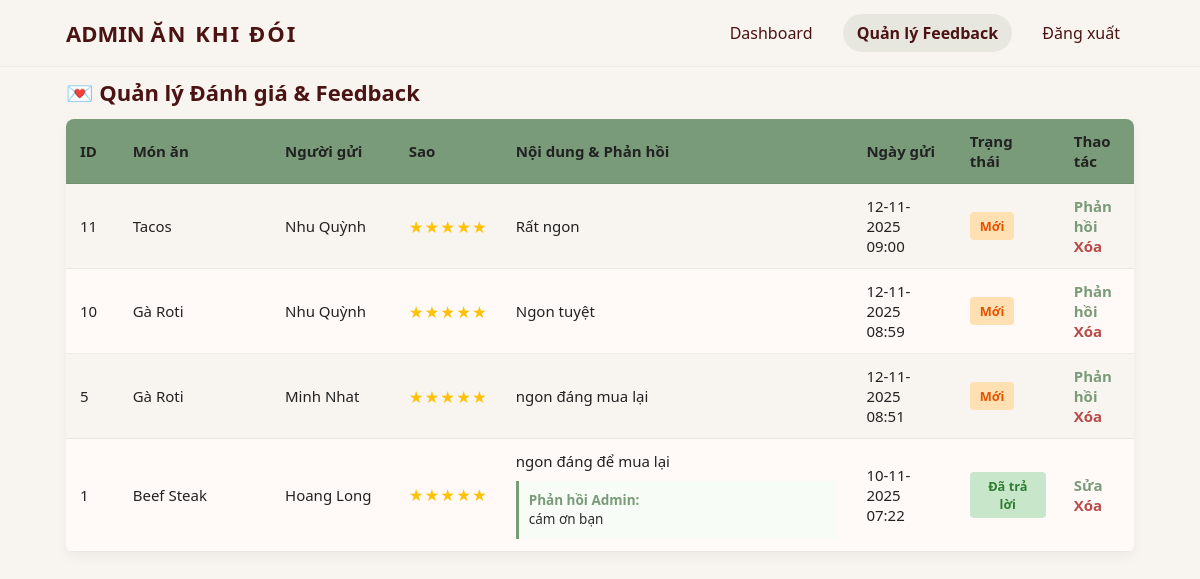
Page /admin/admin_view_feedback.php (signed in) on the committed database.
### tables this page shows
CREATE TABLE `feedback` (
  `id` int(10) UNSIGNED NOT NULL,
  `customer_id` int(10) UNSIGNED NOT NULL,
  `food_id` int(10) UNSIGNED NOT NULL,
  `reviewer_name` varchar(255) DEFAULT NULL,
  `message` text NOT NULL,
  `response` text DEFAULT NULL,
  `rating` int(11) DEFAULT NULL CHECK (`rating` between 1 and 5),
  `created_at` timestamp NOT NULL DEFAULT current_timestamp(),
  `responded_at` timestamp NULL DEFAULT NULL
);

CREATE TABLE `foods` (
  `id` int(10) UNSIGNED NOT NULL,
  `category_id` int(10) UNSIGNED NOT NULL,
  `name` varchar(100) NOT NULL,
  `description` text DEFAULT NULL,
  `price` decimal(10,2) NOT NULL,
  `image` varchar(255) DEFAULT NULL,
  `available` tinyint(1) DEFAULT 1,
  `type` enum('normal','new','bestseller') DEFAULT 'normal',
  `created_at` timestamp NOT NULL DEFAULT current_timestamp()
);

CREATE TABLE `customers` (
  `id` int(10) UNSIGNED NOT NULL,
  `user_id` int(10) UNSIGNED NOT NULL,
  `full_name` varchar(255) DEFAULT NULL,
  `phone` varchar(20) DEFAULT NULL,
  `address` text DEFAULT NULL,
  `membership` enum('normal','silver','gold','vip') DEFAULT 'normal',
  `created_at` timestamp NOT NULL DEFAULT current_timestamp()
);

### admin/admin_view_feedback.php (the view, shortened to what this page needs)
<?php
include '../config.php';
$filter_status = $_GET['status'] ?? '';
$where_clause = '';
$feedback_query = "
    SELECT
        f.id, f.rating, f.message, f.created_at, f.response, f.reviewer_name,
        fd.name AS food_name,
        c.full_name,
        u.username
    FROM feedback f
    JOIN foods fd ON f.food_id = fd.id
    LEFT JOIN customers c ON f.customer_id = c.id
    LEFT JOIN users u ON c.user_id = u.id
    {$where_clause}
    ORDER BY f.created_at DESC
";
$result = $conn->query($feedback_query);
$title_suffix = ($filter_status === 'new') ? " Mới" : "";
?>
<!DOCTYPE html>
<html lang="vi">
<head>
    <link rel="stylesheet" href="admin_style.css">
</head>
<body>
    <header class="akd-admin-header">
        <div class="akd-header-inner">
            <div class="akd-brand">ADMIN <span>ĂN KHI ĐÓI</span></div>
            <nav class="akd-nav">
                <a href="admin_dashboard.php">Dashboard</a>
                <a href="admin_view_feedback.php" style="background:rgba(112,128,96,0.12); font-weight: bold;">Quản lý Feedback</a>
                <a href="admin_logout.php">Đăng xuất</a>
            </nav>
        </div>
    </header>
    <div class="page-title">💌 Quản lý Đánh giá & Feedback<?= $title_suffix ?></div>
    <div class="table-wrap">
        <?php if (!$result || $result->num_rows == 0): ?>
            <div class="akd-panel center">
                <p>Hiện chưa có đánh giá nào.</p>
            </div>
        <?php else: ?>
            <table class="styled-table">
                <thead>
                    <tr>
                        <th style="width: 5%;">ID</th>
                        <th style="width: 15%;">Món ăn</th>
                        <th style="width: 12%;">Người gửi</th>
                        <th style="width: 8%;">Sao</th>
                        <th style="width: 35%;">Nội dung & Phản hồi</th>
                        <th style="width: 10%;">Ngày gửi</th>
                        <th style="width: 10%;">Trạng thái</th>
                        <th style="width: 5%;">Thao tác</th>
                    </tr>
                </thead>
                <tbody>
                    <?php while($row = $result->fetch_assoc()): ?>
                    <?php
                        $sender_name = htmlspecialchars($row['full_name'] ?: $row['username'] ?: $row['reviewer_name'] ?: 'Khách ẩn danh');
                        $is_replied = !empty($row['response']);
                        $status_class = $is_replied ? 'status-replied-tag' : 'status-new-tag';
                        $status_text = $is_replied ? 'Đã trả lời' : 'Mới';
                    ?>
                    <tr>
                        <td><?= $row['id'] ?></td>
                        <td><?= htmlspecialchars($row['food_name']) ?></td>
                        <td><?= $sender_name ?></td>
                        <td><div class="rating-stars"><?= str_repeat('★', $row['rating'] ?? 0) ?></div></td>
                        <td>
                            <?= nl2br(htmlspecialchars($row['message'])) ?>
                            <?php if ($is_replied): ?>
                                <div class="admin-response">
                                    <strong>Phản hồi Admin:</strong><br>
                                    <?= nl2br(htmlspecialchars($row['response'])) ?>
                                </div>
                            <?php endif; ?>
                        </td>
                        <td><?= date('d-m-Y H:i', strtotime($row['created_at'])) ?></td>
                        <td><span class="status-tag <?= $status_class ?>"><?= $status_text ?></span></td>
                        <td class="actions-links">
                            <a href="admin_reply_feedback.php?id=<?= $row['id'] ?>" class="reply-btn">
                                <?= $is_replied ? 'Sửa' : 'Phản hồi' ?>
                            </a>
                            <a href="delete_feedback.php?id=<?= $row['id'] ?>" onclick="return confirm('Bạn chắc chắn muốn xóa?');" class="delete-btn">
                                Xóa
                            </a>
                        </td>
                    </tr>
                    <?php endwhile; ?>
                </tbody>
            </table>
        <?php endif; ?>
    </div>
</body>
</html>

### admin/admin_style.css (style rules this page uses)
:root { --be: #f8f5f0; --dark-brown: #4b1313; --accent: #7a9b7a; --muted: #d7ccc8; --text: #2d2d2d; --title: #f3e29a; }
* { box-sizing: border-box; }
body { margin: 0; font-family: "Segoe UI", Tahoma, Geneva, Verdana, sans-serif; background: var(--be); color: var(--text); }
.akd-admin-header { background: transparent; padding: 18px 0; border-bottom: 1px solid rgba(0, 0, 0, 0.04); }
.akd-header-inner { max-width: 1100px; margin: 0 auto; display: flex; justify-content: space-between; align-items: center; padding: 0 16px; }
.akd-brand { font-weight: 800; color: var(--dark-brown); font-size: 22px; }
.akd-brand span { letter-spacing: 2px; }
.akd-nav a { margin-left: 12px; padding: 8px 14px; border-radius: 22px; text-decoration: none; color: var(--dark-brown); background: transparent; }
.page-title { max-width: 1100px; margin: 10px auto 6px auto; padding: 0 16px; font-size: 22px; color: var(--dark-brown); font-weight: 800; }
.table-wrap { max-width: 1100px; margin: 12px auto; padding: 0 16px; }
.styled-table { width: 100%; border-collapse: collapse; background: transparent; border-radius: 8px; overflow: hidden; box-shadow: 0 6px 12px rgba(0, 0, 0, 0.04); }
.styled-table thead tr { background: var(--accent); color: #fff; }
.styled-table th, .styled-table td { padding: 12px 14px; text-align: left; font-size: 15px; border-bottom: 1px solid rgba(0, 0, 0, 0.06); color: #222; }
.styled-table tbody tr { background: var(--be); }
.styled-table tbody tr:nth-child(even) { background: #fffaf7; }
.rating-stars { color: #ffc107; font-size: 1.1em; letter-spacing: 1px; }
.status-tag { display: inline-block; padding: 5px 10px; border-radius: 4px; font-size: 0.85em; font-weight: 600; text-align: center; }
.status-new-tag { background-color: #ffe0b2; color: #e65100; }
.status-replied-tag { background-color: #c8e6c9; color: #2e7d32; }
.admin-response { margin-top: 10px; padding: 10px; border-left: 3px solid var(--accent); background-color: #f7fcf7; font-size: 0.9em; line-height: 1.4; color: var(--text); }
.admin-response strong { color: var(--accent); font-weight: 700; }
.actions-links a { text-decoration: none; margin-right: 8px; font-weight: 600; }
.actions-links .reply-btn { color: var(--accent); }
.actions-links .delete-btn { color: #b94a48; }
.akd-nav a[style*="font-weight: bold"] { text-decoration: none !important; }

### rows in the picture
feedback: id "11", food.name "Tacos", customer.full_name "Nhu Quỳnh", rating "★★★★★", message "Rất ngon", created_at "12-11-2025 09:00", response "Mới", shows "Phản hồi"
feedback: id "10", food.name "Gà Roti", customer.full_name "Nhu Quỳnh", rating "★★★★★", message "Ngon tuyệt", created_at "12-11-2025 08:59", response "Mới", shows "Phản hồi"
feedback: id "5", food.name "Gà Roti", customer.full_name "Minh Nhat", rating "★★★★★", message "ngon đáng mua lại", created_at "12-11-2025 08:51", response "Mới", shows "Phản hồi"
feedback: id "1", food.name "Beef Steak", customer.full_name "Hoang Long", rating "★★★★★", message "ngon đáng để mua lại", response "cám ơn bạn", created_at "10-11-2025 07:22", response "Đã trả lời", shows "Sửa"
